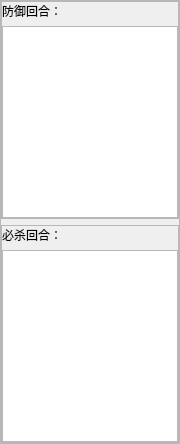
                            <widget class="QFrame" name="frame_22">
                             <property name="minimumSize">
                              <size>
                               <width>180</width>
                               <height>0</height>
                              </size>
                             </property>
                             <property name="maximumSize">
                              <size>
                               <width>180</width>
                               <height>16777215</height>
                              </size>
                             </property>
                             <property name="frameShape">
                              <enum>QFrame::StyledPanel</enum>
                             </property>
                             <property name="frameShadow">
                              <enum>QFrame::Raised</enum>
                             </property>
                             <layout class="QVBoxLayout" name="verticalLayout_20">
                              <property name="leftMargin">
                               <number>0</number>
                              </property>
                              <property name="topMargin">
                               <number>0</number>
                              </property>
                              <property name="rightMargin">
                               <number>0</number>
                              </property>
                              <property name="bottomMargin">
                               <number>0</number>
                              </property>
                              <item>
                               <widget class="QFrame" name="frame_27">
                                <property name="sizePolicy">
                                 <sizepolicy hsizetype="Preferred" vsizetype="Expanding">
                                  <horstretch>0</horstretch>
                                  <verstretch>1</verstretch>
                                 </sizepolicy>
                                </property>
                                <property name="frameShape">
                                 <enum>QFrame::StyledPanel</enum>
                                </property>
                                <property name="frameShadow">
                                 <enum>QFrame::Raised</enum>
                                </property>
                                <layout class="QVBoxLayout" name="verticalLayout_21">
                                 <property name="leftMargin">
                                  <number>0</number>
                                 </property>
                                 <property name="topMargin">
                                  <number>0</number>
                                 </property>
                                 <property name="rightMargin">
                                  <number>0</number>
                                 </property>
                                 <property name="bottomMargin">
                                  <number>0</number>
                                 </property>
                                 <item>
                                  <widget class="QLabel" name="label_12">
                                   <property name="toolTip">
                                    <string>输入需要防御的回合数，用空格或回车分隔</string>
                                   </property>
                                   <property name="text">
                                    <string>防御回合：</string>
                                   </property>
                                  </widget>
                                 </item>
                                 <item>
                                  <widget class="QPlainTextEdit" name="defensePTE1">
                                   <property name="toolTip">
                                    <string>&lt;html&gt;&lt;head/&gt;&lt;body&gt;&lt;p&gt;输入需要防御的回合数，用空格或回车分隔&lt;/p&gt;&lt;p&gt;例如：1 2 3&lt;/p&gt;&lt;p&gt;4 5 6&lt;/p&gt;&lt;/body&gt;&lt;/html&gt;</string>
                                   </property>
                                  </widget>
                                 </item>
                                </layout>
                               </widget>
                              </item>
                              <item>
                               <widget class="QFrame" name="frame_28">
                                <property name="sizePolicy">
                                 <sizepolicy hsizetype="Preferred" vsizetype="Expanding">
                                  <horstretch>0</horstretch>
                                  <verstretch>1</verstretch>
                                 </sizepolicy>
                                </property>
                                <property name="frameShape">
                                 <enum>QFrame::StyledPanel</enum>
                                </property>
                                <property name="frameShadow">
                                 <enum>QFrame::Raised</enum>
                                </property>
                                <layout class="QVBoxLayout" name="verticalLayout_22">
                                 <property name="leftMargin">
                                  <number>0</number>
                                 </property>
                                 <property name="topMargin">
                                  <number>0</number>
                                 </property>
                                 <property name="rightMargin">
                                  <number>0</number>
                                 </property>
                                 <property name="bottomMargin">
                                  <number>0</number>
                                 </property>
                                 <item>
                                  <widget class="QLabel" name="label_13">
                                   <property name="toolTip">
                                    <string>输入需要释放必杀的回合数，用空格或回车分隔</string>
                                   </property>
                                   <property name="text">
                                    <string>必杀回合：</string>
                                   </property>
                                  </widget>
                                 </item>
                                 <item>
                                  <widget class="QPlainTextEdit" name="skillPTE1">
                                   <property name="toolTip">
                                    <string>&lt;html&gt;&lt;head/&gt;&lt;body&gt;&lt;p&gt;输入需要必杀的回合数，用空格或回车分隔&lt;/p&gt;&lt;p&gt;例如：1 2 3&lt;/p&gt;&lt;p&gt;4 5 6&lt;/p&gt;&lt;/body&gt;&lt;/html&gt;</string>
                                   </property>
                                  </widget>
                                 </item>
                                </layout>
                               </widget>
                              </item>
                             </layout>
                            </widget>
